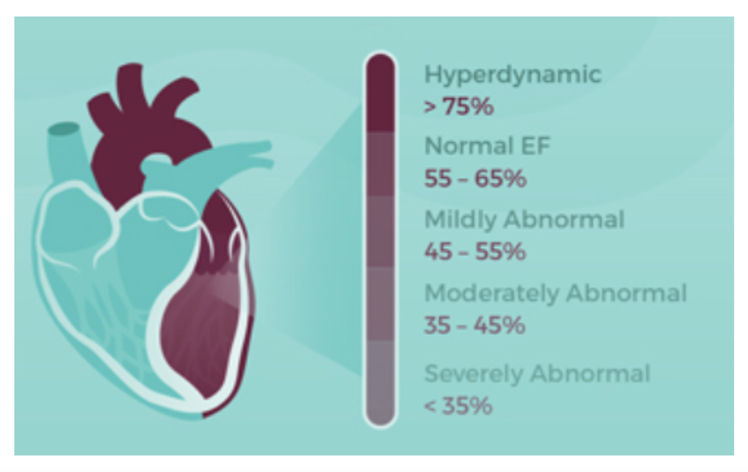
#> input picture Notes/Image_Processing/Biomedical_Image_Analysis/pics_b/ejection_fraction.png, 748 x 472 px, shrunk from 1386 x 876 before the run
$ jupyter execute --allow-errors Biomedical_Image_Analysis_02.ipynb
#> lines starting #> are read from the running program, lines starting #| are printed output that depends on the picture
# Biomedical Image Analysis in Python: 2

[cell 1]
import numpy as np
import scipy
import imageio
from imageio import imread
import matplotlib.pyplot as plt
import scipy.ndimage as ndi
# [4 lines of commented-out code are left out]

plt.rcParams['figure.figsize'] = (10, 8)

[cell 2]
def show_image(image, title='Image', cmap_type='gray'):
    plt.imshow(image, cmap=cmap_type)
    plt.title(title)
    plt.axis('off')
    plt.show()

[cell 3]
def plot_comparison(original, original_title, filtered, title_filtered):

    fig, (ax1, ax2) = plt.subplots(ncols= 2, figsize=(12, 8), sharex= True, sharey= True)
    ax1.imshow(original, cmap = plt.cm.gray)
    ax1.set_title(original_title)
    ax1.axis('off')
    ax2.imshow(filtered, cmap= plt.cm.gray)
    ax2.set_title(title_filtered)
    ax2.axis('off')

[cell 4]
def format_and_render_plot_1():
    '''Custom function to simplify common formatting operations for exercises. Operations include:
    1. Turning off axis grids.
    2. Calling `plt.tight_layout` to improve subplot spacing.
    3. Calling `plt.show()` to render plot.'''
    fig = plt.gcf()
    for ax in fig.axes:
        ax.axis('off')
    plt.tight_layout()
    plt.show()

[cell 5]
def format_and_render_plot_2():
    '''Custom function to simplify common formatting operations for exercises. Operations include:
    1. Turning off axis grids.
    2. Calling `plt.tight_layout` to improve subplot spacing.
    3. Calling `plt.show()` to render plot.'''
    fig = plt.gcf()
    for ax in fig.axes:
        ax.legend(loc='center right')
    plt.show()

[cell 6]
def intersection_of_union(im1, im2):
    i = np.logical_and(im1, im2)
    u = np.logical_or(im1, im2)
    return i.sum() / u.sum()

# $\star$ Chapter 3: Measurement

In this chapter, you'll get to the heart of image analysis: object measurement. Using a 4D cardiac time series, you'll determine if a patient is likely to have heart disease. Along the way, you'll learn the fundamentals of image segmentation, object labeling, and morphological measurement.

## Objects and Labels
* In this chapter, we'll discuss how you can measure one or more component parts of your image. We'll start by learning how to label objects.
* **Segmentation** is the process of splitting an image into separate objects
    * Since whole careers can be spent on developing segmentation techniques, we will focus mostly on how to analyze the resulting objects
* For this chapter, we will analyze cardiac magnetic resonance imaging data from the Sunnybrook Cardiac Database.
* Each Sunnybrook dataset contains a 3D time series of a person's heart over the course of a single heartbeat.
* The end goal is to measure the proportion of blood that's pumped out of the left ventricle, a measure known as **ejection fraction**
* **Ejection fraction:** the proportion of blood pumped out of the heart's left ventricle (LV).

[cell 7]
show_image(imread('pics_b/ejection_fraction.png'), "Ejection Fraction")

* Abnormal ejection fractions can indicate urgent health issues.
* The first step towards calculating the ejection fraction is to segment the left ventricle from the rest of the image.
* For MRI data, fluid-filled areas have high-intensity values, so one approach is to take the original image, filter it to reduce noise and smooth edges, then mask it to select pixels with relatively high values.

[cell 8]
show_image(imread('pics_b/ef_filtered_masked.png'), "Labeling image components")
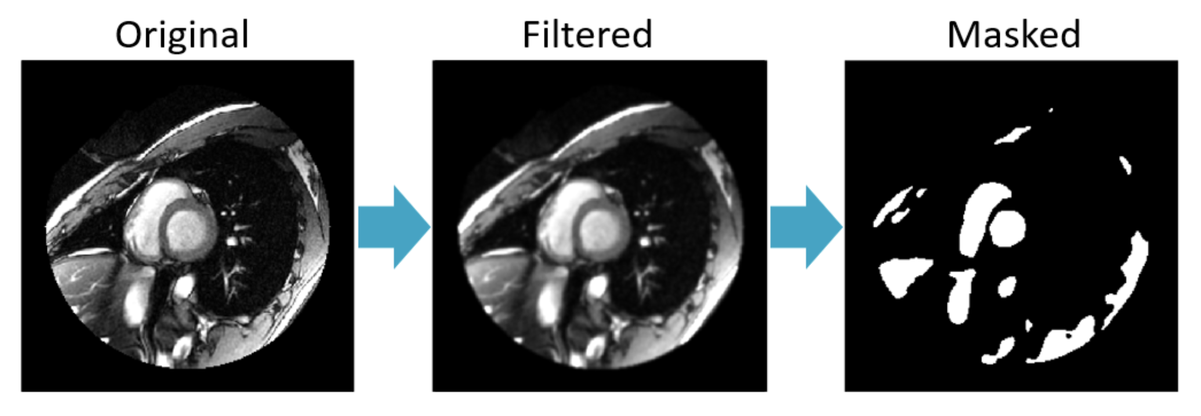
#> input picture Notes/Image_Processing/Biomedical_Image_Analysis/pics_b/ef_filtered_masked.png, 1201 x 416 px, shrunk from 2226 x 772 before the run

* This does a good job of segmenting the left ventricle, but now we need to remove the pixels that are part of other objects

### Labeling image components
* To do this we use scipy's `label()` function.
* First, we'll create the mask seen in the image above by reading in the file, applying a small Gaussian filter, then masking pixels with intensities lower than 150.
* Next, we "label" the mask

```
import scipy.ndimages as ndi
im = imageio.imread('SCD4201-2d.dcm')
filt = ndi.gaussian_filter(im, sigma=2)

mask = filt > 150
labels, nlabels = ndi.label(mask)
```
* **The labeling algorithm treats 0 values as background pixels, and then it looks for all of the objects that are separated by background.**
    * **It then returns an array where each object has been indexed, as well as the number of objects detected.**

```
nlabels
```
* output: `14`

* In the above example, we have detected 14 distinct objects in the image.
* Plotting the labels with the rainbow colormap shows that the circular left ventricle region in the center has been assigned a unique label value.

```
plt.imshow(label, cmap= 'rainbow')
plt.axis('off')
plt.show()
```

### Label selection
Select a single label within an image:

```
np.where(labels == 1, im , 0)
```
* You can now select individual objects by referencing their index value
* To select pixels in the first object, you would use `where label is 1, return the value from im, else return 0.`
* Alternatively, you can select a number of labels meeting a condition:

```
np.where(labels < 3, im, 0)
```
* To select many labels within the image, call `where labels is less than 3, return im, else return 0.`
    * This will select pixels from the first and second objects

### Object extraction
* **Bounding box:** range of pixels that completely encloses an object.

[cell 9]
show_image(imread('pics_b/object_extraction.png'), "Bounding boxes")
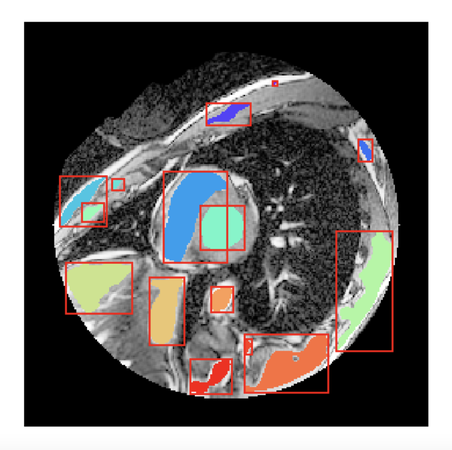
#> input picture Notes/Image_Processing/Biomedical_Image_Analysis/pics_b/object_extraction.png, 452 x 450 px, shrunk from 838 x 834 before the run

* A **bounding box** is the range of indices along each axis which completely enclose an object (see the red boxes above).
* You can use the bounding box to extract objects from the larger image
* **`ndi.find_objects()`** returns a list of bounding box coordinates
* When you run `find_objects()` on a labeled array, it will return a list of bounding boxes

```
labels, nlabels = ndi.label(mask)
boxes = ndi.find_objects(labels)
```
* output: `(slice(116, 139), slice(120, 141))`

* Each item in the returned list is a tuple of index ranges- one slice for each dimension.
* **Indexing the original image using one of these boxes will yield an image cropped to that object**
* You could then analyze each of these arrays individually.

[cell 10]
show_image(imread('pics_b/indexing_bboxes.png'), "Indexing bounding boxes")
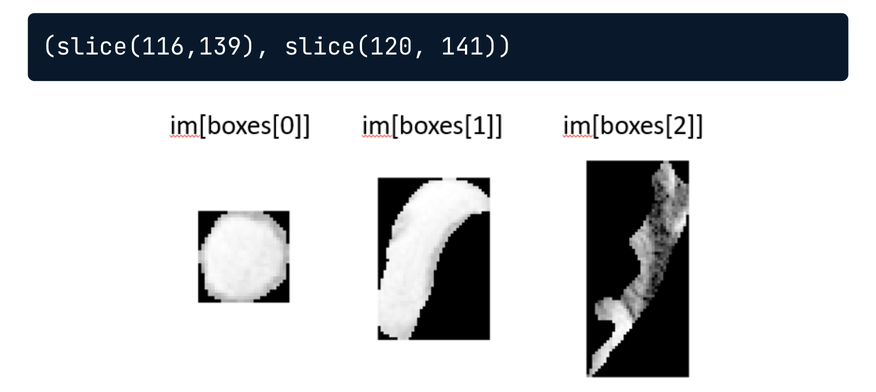
#> input picture Notes/Image_Processing/Biomedical_Image_Analysis/pics_b/indexing_bboxes.png, 876 x 392 px, shrunk from 1624 x 726 before the run
